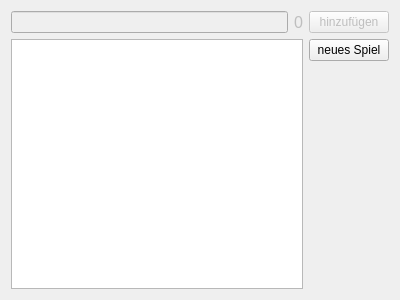
<?xml version="1.0" encoding="UTF-8"?>
<ui version="4.0">
 <class>ScoreForm</class>
 <widget class="QWidget" name="ScoreForm">
  <property name="geometry">
   <rect>
    <x>0</x>
    <y>0</y>
    <width>400</width>
    <height>300</height>
   </rect>
  </property>
  <property name="windowTitle">
   <string>Form</string>
  </property>
  <layout class="QHBoxLayout" name="horizontalLayout_2">
   <item>
    <layout class="QVBoxLayout" name="verticalLayout_2">
     <item>
      <layout class="QHBoxLayout" name="horizontalLayout">
       <item>
        <widget class="QLineEdit" name="nameLineEdit">
         <property name="enabled">
          <bool>false</bool>
         </property>
        </widget>
       </item>
       <item>
        <widget class="QLabel" name="score">
         <property name="enabled">
          <bool>false</bool>
         </property>
         <property name="font">
          <font>
           <pointsize>12</pointsize>
          </font>
         </property>
         <property name="text">
          <string>0</string>
         </property>
        </widget>
       </item>
      </layout>
     </item>
     <item>
      <widget class="QListView" name="listView"/>
     </item>
    </layout>
   </item>
   <item>
    <layout class="QVBoxLayout" name="verticalLayout">
     <item>
      <widget class="QPushButton" name="addButton">
       <property name="enabled">
        <bool>false</bool>
       </property>
       <property name="text">
        <string>hinzufügen</string>
       </property>
      </widget>
     </item>
     <item>
      <widget class="QPushButton" name="closeButton">
       <property name="text">
        <string>neues Spiel</string>
       </property>
      </widget>
     </item>
     <item>
      <spacer name="verticalSpacer">
       <property name="orientation">
        <enum>Qt::Vertical</enum>
       </property>
       <property name="sizeHint" stdset="0">
        <size>
         <width>20</width>
         <height>40</height>
        </size>
       </property>
      </spacer>
     </item>
    </layout>
   </item>
  </layout>
 </widget>
 <resources/>
 <connections/>
</ui>
